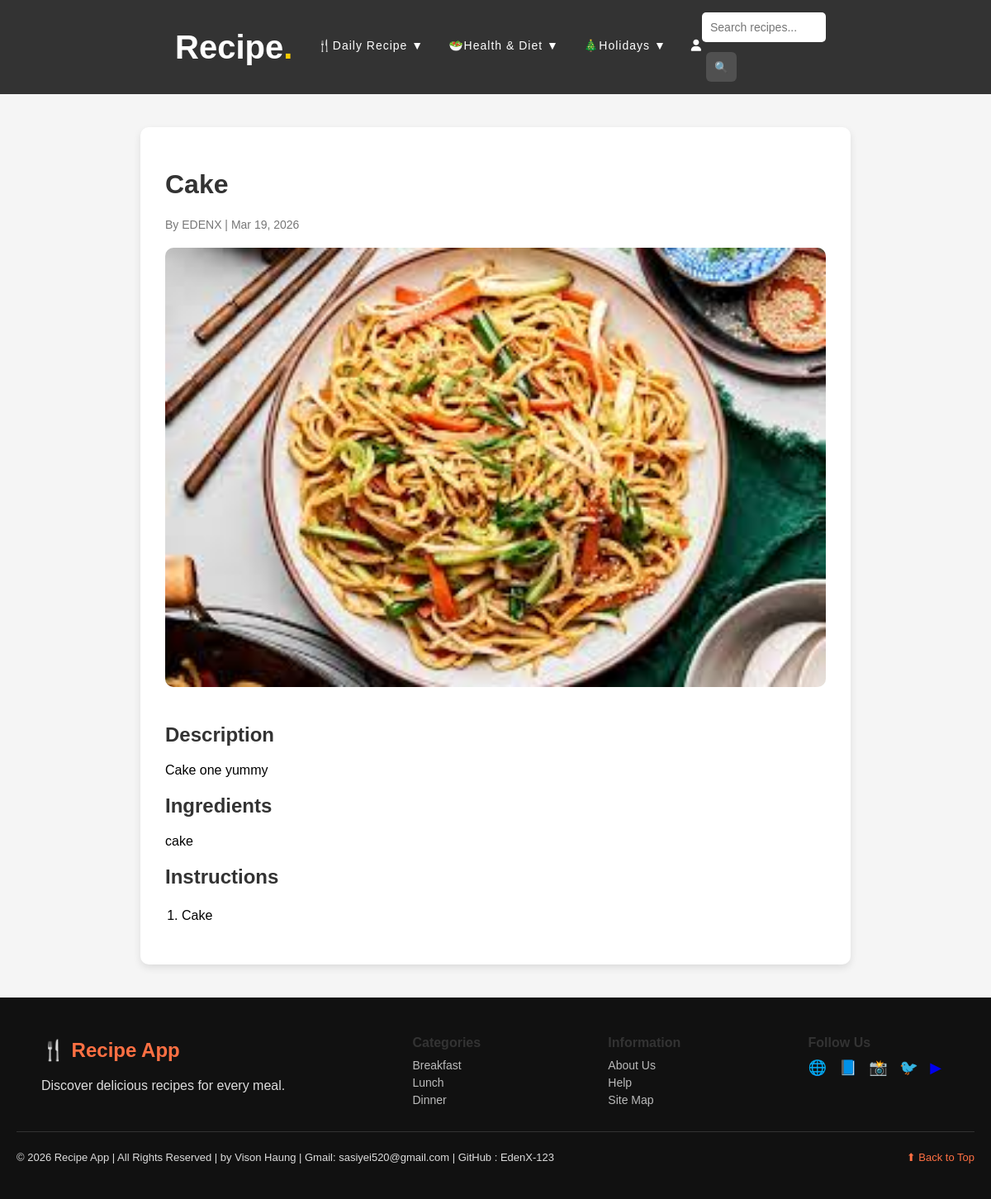
Page /recipe/18/ on the committed database.
### Recipe/models.py (models this page shows, shortened)
class Recipe(models.Model):
    CATEGORY_CHOICES = [
        ('breakfast','Breakfast'),
        ('lunch','Lunch'),
        ('dinner','Dinner'),
    ]
    title = models.CharField(max_length=200)
    author = models.ForeignKey(User, on_delete=models.CASCADE)
    category = models.CharField(max_length=20, choices=CATEGORY_CHOICES)
    description = models.TextField()
    ingredients = models.TextField()
    instructions = models.TextField()
    image = models.ImageField(upload_to='recipes/')
    created_at = models.DateTimeField(auto_now_add=True)

### Recipe/views.py (the view)
# urls.py: path('recipe/<int:recipe_id>/',views.recipe_detail,name='recipe_detail'),
def recipe_detail(request, recipe_id):
    recipe = get_object_or_404(Recipe, id=recipe_id)
    return render(request, "Recipe/recipe_detail.html", {
        'recipe': recipe
    })

### Recipe/templates/Recipe/recipe_detail.html (shortened to what this page needs)
{% extends "Recipe/base.html" %}
{% block content %}
<div class="container">
    <div class="detail-container">
        <h1>{{ recipe.title }}</h1>
        <p class="recipe-meta">
            By {{ recipe.author }} | {{ recipe.created_at|date:"M d, Y" }}
        </p>
        <img src="{{ recipe.image.url }}" class="detail-image">
        <div class="detail-section">
            <h2>Description</h2>
            <p>{{ recipe.description|linebreaks  }}</p>
        </div>
        <div class="detail-section">
            <h2>Ingredients</h2>
            <p>{{ recipe.ingredients|linebreaks  }}</p>
        </div>
        <div class="detail-section">
            <h2>Instructions</h2>
            <ol>
                {% for step in recipe.instructions.splitlines %}
                    <li>{{ step }}</li>
                {% endfor %}
            </ol>
        </div>
    </div>
</div>
{% endblock %}

### Recipe/static/css/style.css (style rules this page uses)
html, body { height:100%; }
body { font-family: Arial, Helvetica, sans-serif; background: #f5f5f5; margin: 0; display:flex; flex-direction:column; }
h1, h2, h3 { color: #333; }
.container { width: 90%; margin: auto; padding: 40px 0; }
.recipe-meta { color: #777; font-size: 14px; margin-bottom: 20px; }
.recipe-image, .detail-image { width: 100%; border-radius: 10px; margin-bottom: 30px; }
.detail-container { max-width: 800px; margin: auto; background: white; padding: 30px; border-radius: 10px; box-shadow: 0 4px 10px rgba(0, 0, 0, 0.1); }
.detail-container img { width: 100%; border-radius: 10px; margin-bottom: 20px; }
.detail-section { margin-top: 20px; }
ol { padding-left:20px; }
ol li { margin-bottom:10px; line-height:1.6; }

### rows in the picture
Recipe: title "Cake", author "EDENX", created_at "Mar 19, 2026", image (picture), description "Cake one yummy", ingredients "cake", splitlines "Cake"
